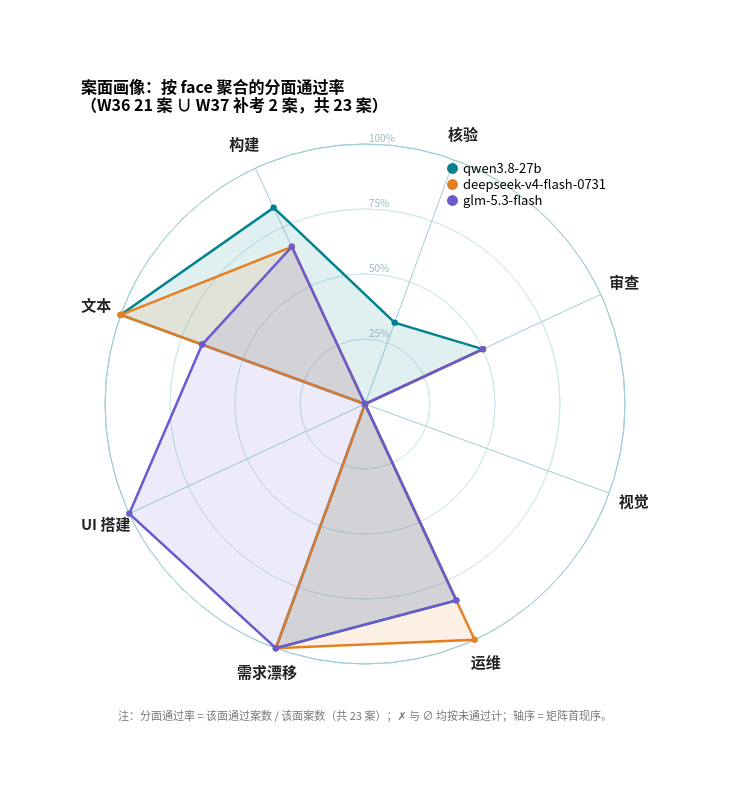

The Vega-Lite source for this figure:
### Vega specification from a JSON file in a GitHub repository (floating-point values rounded to 4 significant figures)
{"$schema": "https://vega.github.io/schema/vega/v5.json", "background": "white", "width": 520, "height": 520, "padding": 80, "title": {"text": ["案面画像：按 face 聚合的分面通过率", "（W36 21 案 ∪ W37 补考 2 案，共 23 案）"], "fontSize": 16, "anchor": "start", "offset": 14, "font": "Noto Sans CJK SC", "subtitleFont": "Noto Sans CJK SC"}, "signals": [{"name": "radius", "update": "width / 2"}], "data": [{"name": "table", "values": [{"key": "文本", "category": "qwen3.8-27b", "value": 1.0}, {"key": "构建", "category": "qwen3.8-27b", "value": 0.833}, {"key": "核验", "category": "qwen3.8-27b", "value": 0.333}, {"key": "审查", "category": "qwen3.8-27b", "value": 0.5}, {"key": "视觉", "category": "qwen3.8-27b", "value": 0.0}, {"key": "运维", "category": "qwen3.8-27b", "value": 0.833}, {"key": "需求漂移", "category": "qwen3.8-27b", "value": 1.0}, {"key": "UI 搭建", "category": "qwen3.8-27b", "value": 0.0}, {"key": "文本", "category": "qwen3.8-27b", "value": 1.0, "close": true}, {"key": "文本", "category": "deepseek-v4-flash-0731", "value": 1.0}, {"key": "构建", "category": "deepseek-v4-flash-0731", "value": 0.667}, {"key": "核验", "category": "deepseek-v4-flash-0731", "value": 0.0}, {"key": "审查", "category": "deepseek-v4-flash-0731", "value": 0.5}, {"key": "视觉", "category": "deepseek-v4-flash-0731", "value": 0.0}, {"key": "运维", "category": "deepseek-v4-flash-0731", "value": 1.0}, {"key": "需求漂移", "category": "deepseek-v4-flash-0731", "value": 1.0}, {"key": "UI 搭建", "category": "deepseek-v4-flash-0731", "value": 0.0}, {"key": "文本", "category": "deepseek-v4-flash-0731", "value": 1.0, "close": true}, {"key": "文本", "category": "glm-5.3-flash", "value": 0.667}, {"key": "构建", "category": "glm-5.3-flash", "value": 0.667}, {"key": "核验", "category": "glm-5.3-flash", "value": 0.0}, {"key": "审查", "category": "glm-5.3-flash", "value": 0.5}, {"key": "视觉", "category": "glm-5.3-flash", "value": 0.0}, {"key": "运维", "category": "glm-5.3-flash", "value": 0.833}, {"key": "需求漂移", "category": "glm-5.3-flash", "value": 1.0}, {"key": "UI 搭建", "category": "glm-5.3-flash", "value": 1.0}, {"key": "文本", "category": "glm-5.3-flash", "value": 0.667, "close": true}]}, {"name": "keys", "values": ["文本", "构建", "核验", "审查", "视觉", "运维", "需求漂移", "UI 搭建"]}, {"name": "ticks", "values": [{"f": 0.25}, {"f": 0.5}, {"f": 0.75}, {"f": 1.0}]}], "scales": [{"name": "angular", "type": "point", "domain": {"data": "keys", "field": "data"}, "range": {"signal": "[-PI + 0.35, PI + 0.35 - 2 * PI / 8]"}}, {"name": "radial", "type": "linear", "domain": [0, 1], "range": {"signal": "[0, radius]"}, "zero": true, "nice": false}, {"name": "color", "type": "ordinal", "domain": ["qwen3.8-27b", "deepseek-v4-flash-0731", "glm-5.3-flash"], "range": ["#00838F", "#E67E22", "#6A5ACD"]}], "legends": [{"fill": "color", "orient": "top-right", "title": null, "labelFontSize": 13, "symbolSize": 120, "labelLimit": 0, "labelFont": "Noto Sans CJK SC"}], "marks": [{"type": "arc", "encode": {"enter": {"x": {"signal": "0.5 * width"}, "y": {"signal": "0.5 * height"}, "startAngle": {"value": 0}, "endAngle": {"signal": "2 * PI"}, "innerRadius": {"signal": "0.25 * radius"}, "outerRadius": {"signal": "0.25 * radius"}, "stroke": {"value": "#cfe8ec"}, "strokeWidth": {"value": 1}}}}, {"type": "arc", "encode": {"enter": {"x": {"signal": "0.5 * width"}, "y": {"signal": "0.5 * height"}, "startAngle": {"value": 0}, "endAngle": {"signal": "2 * PI"}, "innerRadius": {"signal": "0.5 * radius"}, "outerRadius": {"signal": "0.5 * radius"}, "stroke": {"value": "#cfe8ec"}, "strokeWidth": {"value": 1}}}}, {"type": "arc", "encode": {"enter": {"x": {"signal": "0.5 * width"}, "y": {"signal": "0.5 * height"}, "startAngle": {"value": 0}, "endAngle": {"signal": "2 * PI"}, "innerRadius": {"signal": "0.75 * radius"}, "outerRadius": {"signal": "0.75 * radius"}, "stroke": {"value": "#cfe8ec"}, "strokeWidth": {"value": 1}}}}, {"type": "arc", "encode": {"enter": {"x": {"signal": "0.5 * width"}, "y": {"signal": "0.5 * height"}, "startAngle": {"value": 0}, "endAngle": {"signal": "2 * PI"}, "innerRadius": {"signal": "1.0 * radius"}, "outerRadius": {"signal": "1.0 * radius"}, "stroke": {"value": "#9fcdd4"}, "strokeWidth": {"value": 1}}}}, {"type": "text", "from": {"data": "ticks"}, "encode": {"enter": {"x": {"signal": "0.5 * width + 4"}, "y": {"signal": "0.5 * height - datum.f * radius"}, "text": {"signal": "format(datum.f, '.0%')"}, "fontSize": {"value": 10}, "fill": {"value": "#9ab8bd"}, "align": {"value": "left"}, "baseline": {"value": "bottom"}, "font": {"value": "Noto Sans CJK SC"}}}}, {"type": "rule", "from": {"data": "keys"}, "encode": {"enter": {"x": {"signal": "0.5 * width"}, "y": {"signal": "0.5 * height"}, "x2": {"signal": "0.5 * width + radius * cos(scale('angular', datum.data))"}, "y2": {"signal": "0.5 * height + radius * sin(scale('angular', datum.data))"}, "stroke": {"value": "#9fcdd4"}, "strokeWidth": {"value": 1}}}}, {"type": "text", "from": {"data": "keys"}, "encode": {"enter": {"x": {"signal": "0.5 * width + (radius + 26) * cos(scale('angular', datum.data))"}, "y": {"signal": "0.5 * height + (radius + 26) * sin(scale('angular', datum.data))"}, "text": {"field": "data"}, "fontSize": {"value": 15}, "fontWeight": {"value": "bold"}, "align": {"value": "center"}, "baseline": {"value": "middle"}, "fill": {"value": "#222"}, "font": {"value": "Noto Sans CJK SC"}}}}, {"type": "group", "from": {"facet": {"name": "cats", "data": "table", "groupby": "category"}}, "marks": [{"type": "line", "from": {"data": "cats"}, "encode": {"enter": {"x": {"signal": "0.5 * width + scale('radial', datum.value) * cos(scale('angular', datum.key))"}, "y": {"signal": "0.5 * height + scale('radial', datum.value) * sin(scale('angular', datum.key))"}, "stroke": {"scale": "color", "field": {"parent": "category"}}, "strokeWidth": {"value": 2.5}, "fill": {"scale": "color", "field": {"parent": "category"}}, "fillOpacity": {"value": 0.12}}}}, {"type": "symbol", "from": {"data": "cats"}, "encode": {"enter": {"x": {"signal": "0.5 * width + scale('radial', datum.value) * cos(scale('angular', datum.key))"}, "y": {"signal": "0.5 * height + scale('radial', datum.value) * sin(scale('angular', datum.key))"}, "size": {"value": 40}, "fill": {"scale": "color", "field": {"parent": "category"}}}}}]}, {"type": "text", "encode": {"enter": {"x": {"signal": "0.5 * width"}, "y": {"signal": "height + 56"}, "text": {"value": "注：分面通过率 = 该面通过案数 / 该面案数（共 23 案）；✗ 与 ∅ 均按未通过计；轴序 = 矩阵首现序。"}, "fontSize": {"value": 11}, "fill": {"value": "#777"}, "align": {"value": "center"}, "font": {"value": "Noto Sans CJK SC"}}}}]}
